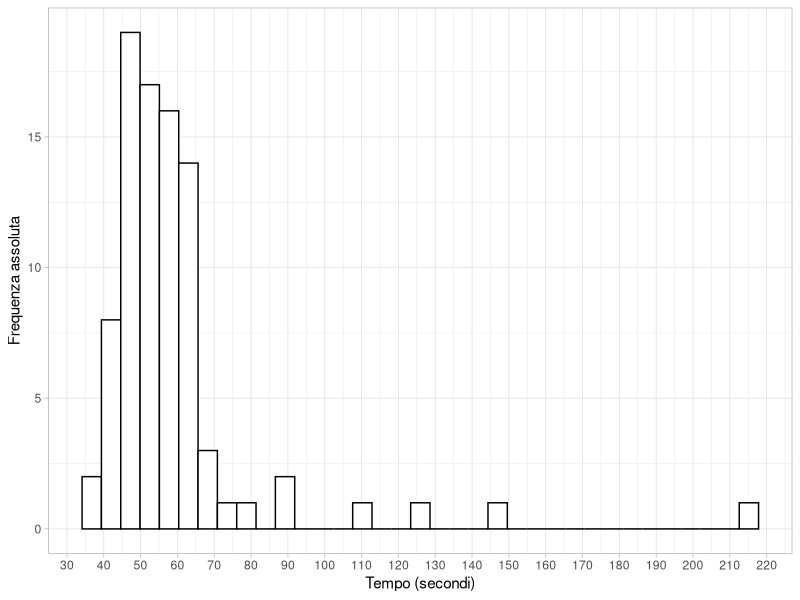
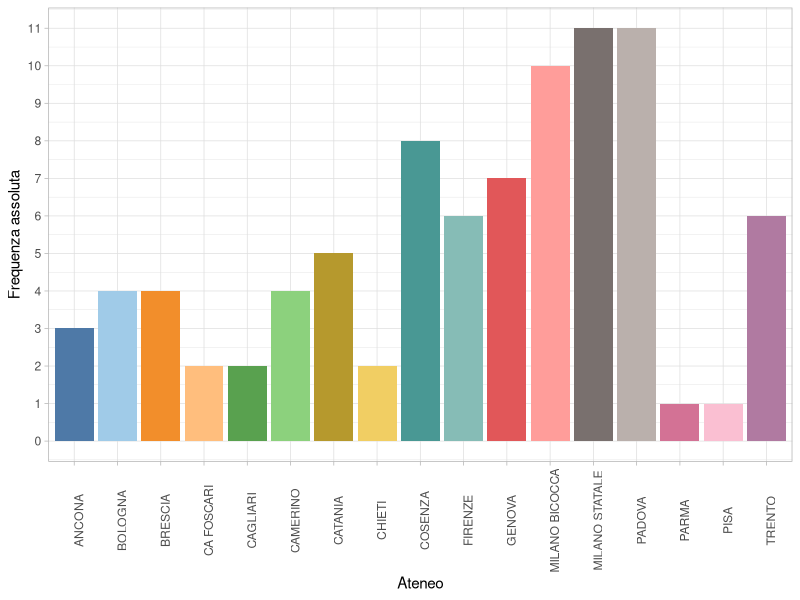
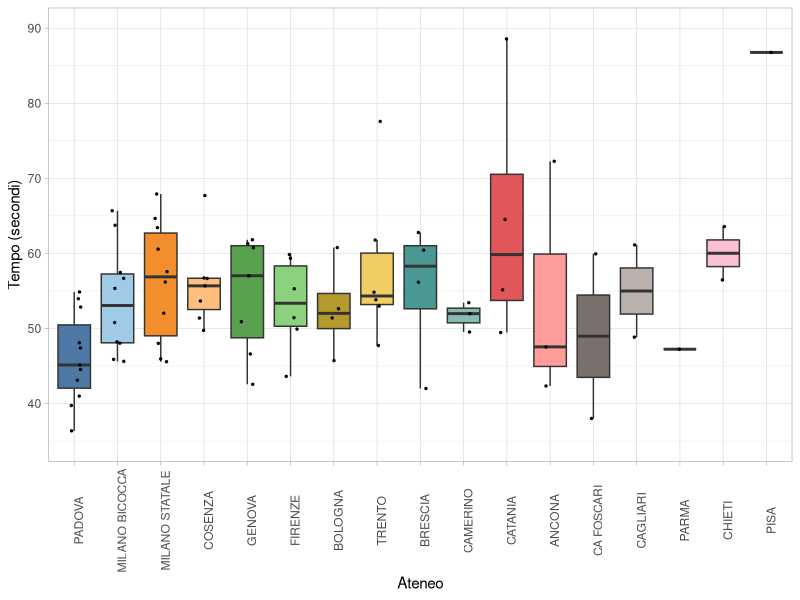
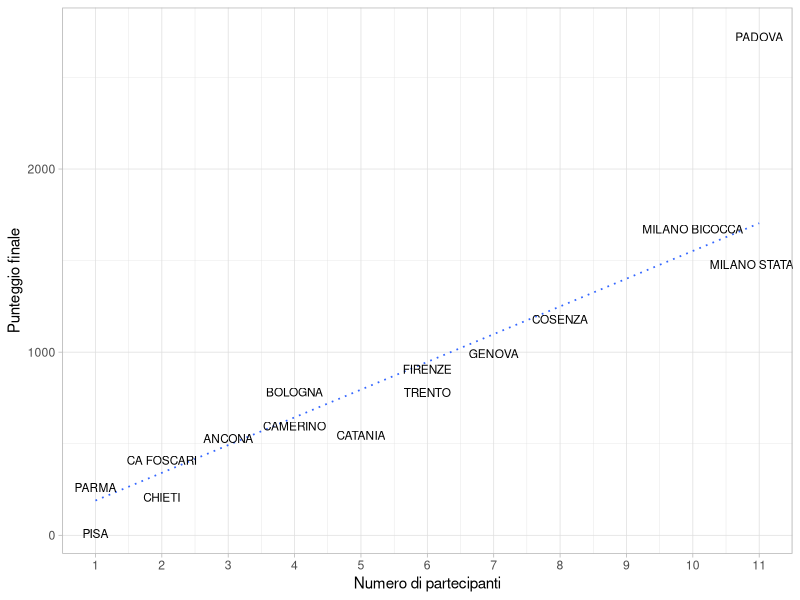
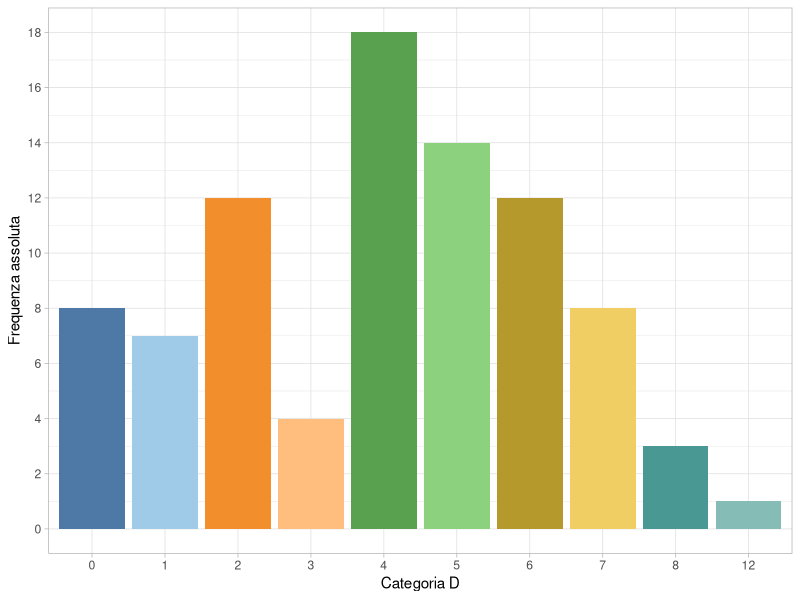
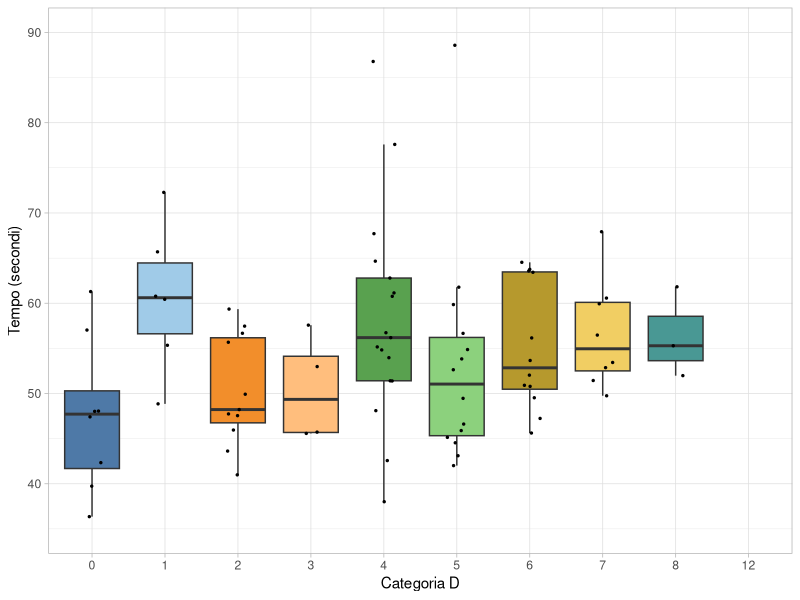
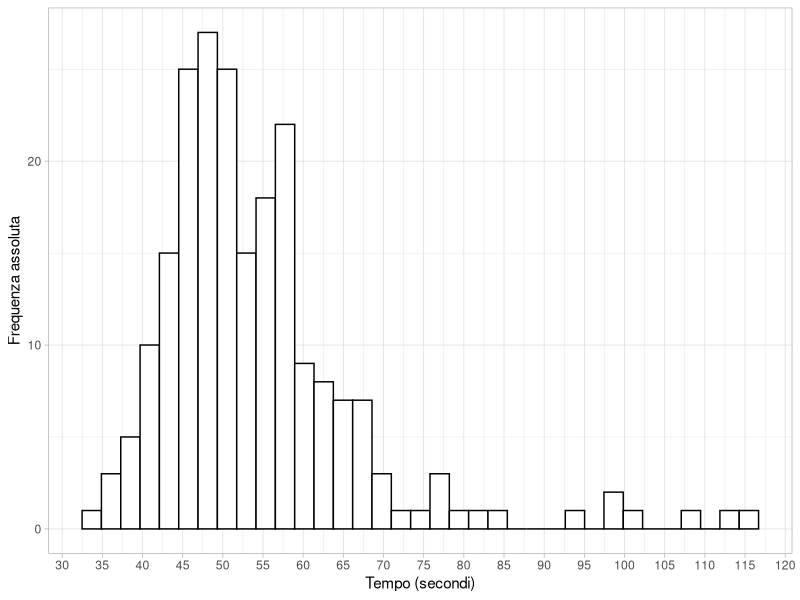
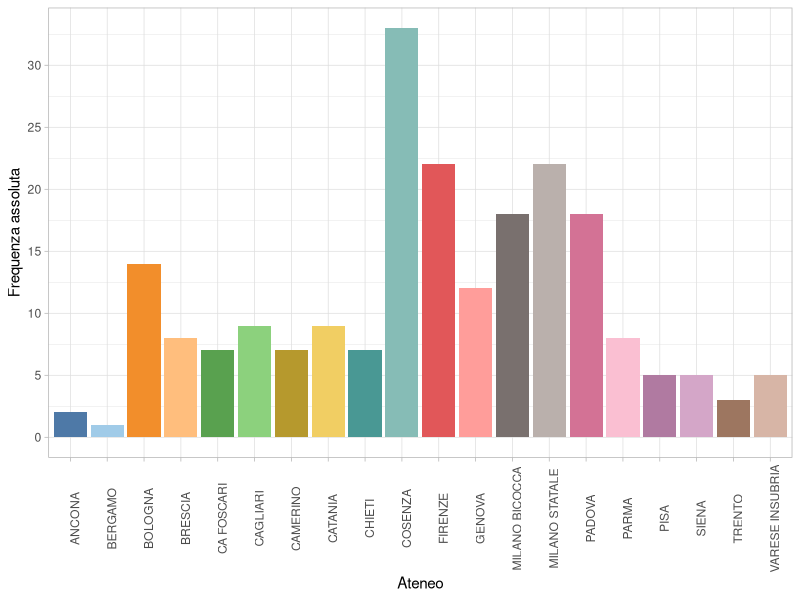

These figures' R source, in order:
## ---- chunk 1
#| echo: false
#| message: false
rm(list = ls())
gigante_f <- read.csv("gigante_femminile.csv", sep = ";")

library(tidyverse)
library(lubridate)
library(stringr)
library(ggthemes)

gigante_f$Categoria <- as.numeric(str_remove(gigante_f$Categoria, "D"))

gigante_f$Tempo[1:62] <- paste("0:", gigante_f$Tempo[1:62], sep = "")
gigante_f$Tempo <- ms(gigante_f$Tempo)

gigante_f$Ateneo <- as.factor(gigante_f$Ateneo)
gigante_f$Categoria <- as.factor(gigante_f$Categoria)
# glimpse(gigante_f)
## ---- chunk 2
atenei <- read.csv("atenei.csv", sep = ";")

gigante_f_freq <- data.frame(table(gigante_f$Ateneo))
gigante_f_freq$Tempo_Eccellenza <- tapply(as.numeric(gigante_f$Tempo), 
                                        gigante_f$Ateneo, function(x) mean(head(x, n = 4)))
colnames(gigante_f_freq) <- c("Ateneo", "Partecipanti", "Tempo_migliori_4")
gigante_f_freq <- merge(subset(atenei, select = c(Ateneo, Gigante_F)), gigante_f_freq, by = "Ateneo")
colnames(gigante_f_freq) <- c("Ateneo", "Graduatoria","Partecipanti", "Tempo_migliori_4")
## ---- chunk 3
#| fig-width: 8
#| fig-height: 4
ggplot(data = gigante_f, aes(x = Tempo, y = after_stat(count))) + geom_histogram(fill = "white", col = "black", bins = 35) + theme_light() + ylab("Frequenza assoluta") + xlab("Tempo (secondi)") + scale_x_continuous(n.breaks = 20)
## ---- chunk 4
tab <- c(summary(as.numeric(gigante_f$Tempo)))[-4]
names(tab) <- c("Tempo migliore", "Primo quartile", "Tempo mediano", "Terzo quartile", "Tempo peggiore")
knitr::kable(t(tab), digits = 2)
## ---- chunk 5
#| fig-width: 8
#| fig-height: 4
ggplot(data = gigante_f, aes(x = Ateneo, y = after_stat(count), fill = Ateneo)) + geom_bar() + theme_light() + ylab("Frequenza assoluta") + theme_light() + theme(axis.text.x = element_text(angle = 90), legend.position = "none") + scale_fill_tableau(palette = "Tableau 20") + scale_y_continuous(n.breaks = 10)
## ---- chunk 6
#| warning: false
#| fig-width: 8
#| fig-height: 5

gigante_f$Ateneo <- factor(gigante_f$Ateneo, 
                           levels = levels(gigante_f$Ateneo)[order(gigante_f_freq$Graduatoria, decreasing = TRUE)], 
                           ordered = TRUE)
ggplot(data = gigante_f, aes(x = Ateneo, y = Tempo, fill = Ateneo)) + geom_boxplot(outlier.size = 0, outlier.alpha = 0) + geom_jitter(width = 0.15, size = 0.5) + theme_light() + theme(axis.text.x = element_text(angle = 90), legend.position = "none") + xlab("Ateneo") + ylab("Tempo (secondi)") + ylim(c(35, 90)) + scale_fill_tableau(palette = "Tableau 20")
## ---- chunk 7
#| warning: false
#| message: false
#| fig-width: 10
#| fig-height: 5
library(MASS)
ggplot(data = gigante_f_freq, aes(x = Partecipanti, y = Graduatoria, label = Ateneo))  + theme_light() + xlab("Numero di partecipanti") + ylab("Punteggio finale") + geom_smooth(method = "rlm", se = F, linetype = "dotted", size = 0.6) + geom_text(size = 3, vjust = "top", check_overlap = TRUE)+ scale_x_continuous(n.breaks = 10)
## ---- chunk 8
contributo <- residuals(rlm(Graduatoria ~ Partecipanti, data = gigante_f_freq))
names(contributo) <- gigante_f_freq$Ateneo
knitr::kable(sort(contributo, decreasing = TRUE), digits = 0, col.names = c("Ateneo",  "Punti bonus/malus legati alla capacità dei partecipanti"))
## ---- chunk 9
#| fig-width: 8
#| fig-height: 4
ggplot(data = gigante_f, aes(x = Categoria, y = after_stat(count), fill = Categoria)) + geom_bar() + theme_light() + ylab("Frequenza assoluta") + theme_light() + theme(legend.position = "none") + scale_fill_tableau(palette = "Tableau 20") + scale_y_continuous(n.breaks = 10) + xlab("Categoria D")
## ---- chunk 10
#| warning: false
#| fig-width: 8
#| fig-height: 4
ggplot(data = gigante_f, aes(x = Categoria, y = Tempo, fill = Categoria)) + geom_boxplot(outlier.size = 0, outlier.alpha = 0) + geom_jitter(width = 0.15, size = 0.5) + theme_light() + theme( legend.position = "none") + ylab("Tempo (secondi)") + ylim(c(35, 90)) + xlab("Categoria D") + scale_fill_tableau(palette = "Tableau 20")
## ---- chunk 11
#| echo: false
#| message: false
gigante_m <- read.csv("gigante_maschile.csv", sep = ";")

gigante_m$Categoria <- str_remove(gigante_m$Categoria, "A")
gigante_m$Categoria <- str_remove(gigante_m$Categoria, "B")
gigante_m$Categoria <- str_remove(gigante_m$Categoria, "C")
gigante_m$Categoria <- as.numeric(str_remove(gigante_m$Categoria, "D"))

gigante_m$Tempo[1:173] <- paste("0:", gigante_m$Tempo[1:173], sep = "")
gigante_m$Tempo <- ms(gigante_m$Tempo)

gigante_m$Ateneo <- as.factor(gigante_m$Ateneo)
gigante_m$Categoria <- as.factor(gigante_m$Categoria)
# glimpse(gigante_m)
## ---- chunk 12
gigante_m_freq <- data.frame(table(gigante_m$Ateneo))
gigante_m_freq$Tempo_Eccellenza <- tapply(as.numeric(gigante_m$Tempo), 
                                        gigante_m$Ateneo, function(x) mean(head(x, n = 4)))
colnames(gigante_m_freq) <- c("Ateneo", "Partecipanti", "Tempo_migliori_4")
gigante_m_freq <- merge(subset(atenei, select = c(Ateneo, Gigante_M)), gigante_m_freq, by = "Ateneo")
colnames(gigante_m_freq) <- c("Ateneo", "Graduatoria","Partecipanti", "Tempo_migliori_4")
## ---- chunk 13
#| fig-width: 8
#| fig-height: 4
ggplot(data = gigante_m, aes(x = Tempo, y = after_stat(count))) + geom_histogram(fill = "white", col = "black", bins = 35) + theme_light() + ylab("Frequenza assoluta") + xlab("Tempo (secondi)") + scale_x_continuous(n.breaks = 20)
## ---- chunk 14
tab <- c(summary(as.numeric(gigante_m$Tempo)))[-4]
names(tab) <- c("Tempo migliore", "Primo quartile", "Tempo mediano", "Terzo quartile", "Tempo peggiore")
knitr::kable(t(tab), digits = 2)
## ---- chunk 15
#| fig-width: 8
#| fig-height: 4
ggplot(data = gigante_m, aes(x = Ateneo, y = after_stat(count), fill = Ateneo)) + geom_bar() + theme_light() + ylab("Frequenza assoluta") + theme_light() + theme(axis.text.x = element_text(angle = 90), legend.position = "none") + scale_fill_tableau(palette = "Tableau 20") + scale_y_continuous(n.breaks = 10)
## ---- chunk 16
#| warning: false
#| fig-width: 8
#| fig-height: 5

gigante_m$Ateneo <- factor(gigante_m$Ateneo, 
                           levels = levels(gigante_m$Ateneo)[order(gigante_m_freq$Graduatoria, decreasing = TRUE)], 
                           ordered = TRUE)
ggplot(data = gigante_m, aes(x = Ateneo, y = Tempo, fill = Ateneo)) + geom_boxplot(outlier.size = 0, outlier.alpha = 0) + geom_jitter(width = 0.15, size = 0.5) + theme_light() + theme(axis.text.x = element_text(angle = 90), legend.position = "none") + xlab("Ateneo") + ylab("Tempo (secondi)") + scale_fill_tableau(palette = "Tableau 20")
## ---- chunk 17
#| warning: false
#| message: false
#| fig-width: 10
#| fig-height: 5
ggplot(data = gigante_m_freq, aes(x = Partecipanti, y = Graduatoria, label = Ateneo))  + theme_light() + xlab("Numero di partecipanti") + ylab("Punteggio finale") + geom_smooth(method = "rlm", se = F, linetype = "dotted", size = 0.6) + geom_text(size = 3, vjust = "top", check_overlap = TRUE)+ scale_x_continuous(n.breaks = 10)
## ---- chunk 18
#| fig-width: 8
#| fig-height: 4
ggplot(data = gigante_m, aes(x = Categoria, y = after_stat(count), fill = Categoria)) + geom_bar() + theme_light() + ylab("Frequenza assoluta") + theme_light() + theme(legend.position = "none") + scale_fill_tableau(palette = "Tableau 20") + scale_y_continuous(n.breaks = 10) + xlab("Categoria D")
## ---- chunk 19
#| warning: false
#| fig-width: 8
#| fig-height: 4
ggplot(data = gigante_m, aes(x = Categoria, y = Tempo, fill = Categoria)) + geom_boxplot(outlier.size = 0, outlier.alpha = 0) + geom_jitter(width = 0.15, size = 0.5) + theme_light() + theme( legend.position = "none") + ylab("Tempo (secondi)") + ylim(c(35, 90)) + xlab("Categoria") + scale_fill_tableau(palette = "Tableau 20")
